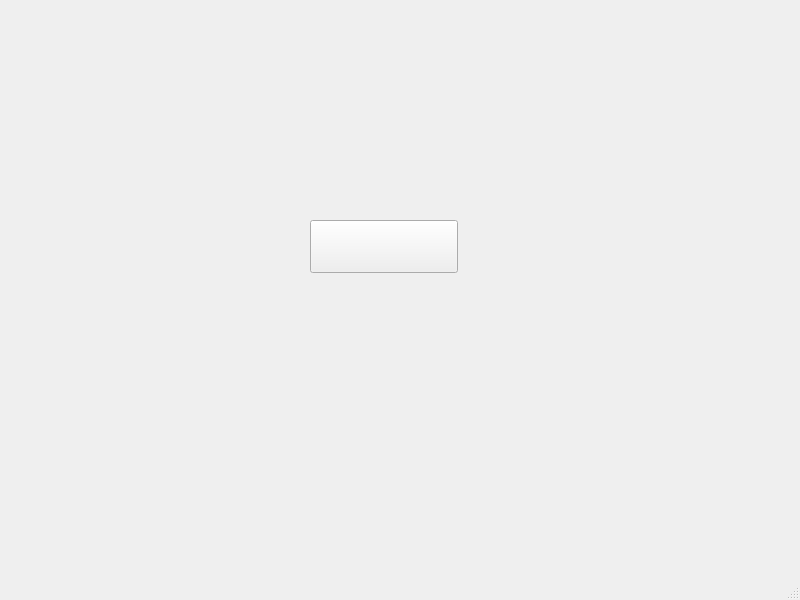
<?xml version="1.0" encoding="UTF-8"?>
<ui version="4.0">
 <class>MainWindow</class>
 <widget class="QMainWindow" name="MainWindow">
  <property name="geometry">
   <rect>
    <x>0</x>
    <y>0</y>
    <width>800</width>
    <height>600</height>
   </rect>
  </property>
  <property name="windowTitle">
   <string>MainWindow</string>
  </property>
  <widget class="QWidget" name="centralwidget">
   <widget class="QPushButton" name="pushButton">
    <property name="geometry">
     <rect>
      <x>310</x>
      <y>220</y>
      <width>148</width>
      <height>53</height>
     </rect>
    </property>
    <property name="text">
     <string/>
    </property>
   </widget>
  </widget>
  <widget class="QMenuBar" name="menubar">
   <property name="geometry">
    <rect>
     <x>0</x>
     <y>0</y>
     <width>800</width>
     <height>20</height>
    </rect>
   </property>
  </widget>
  <widget class="QStatusBar" name="statusbar"/>
 </widget>
 <resources/>
 <connections/>
</ui>
